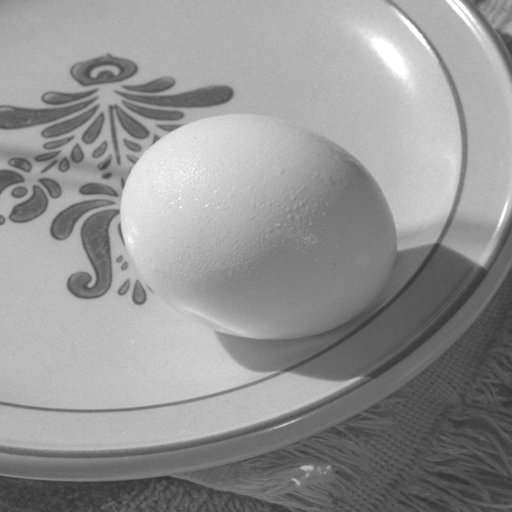
#> input picture gradiente/Imagens/img02.jpg, 512 x 512 px, given in place of outono_LC.png, which was not available
$ python e.py
#> lines starting #> are read from the running program, lines starting #| are printed output that depends on the picture; pictures that were not available may be replaced by others from this repository, and a replacement may not be noted
import cv2
import numpy as np
import matplotlib.pyplot as plt
from skimage import color, exposure

# função para equalizar os canais RGB de uma imagem
def equalize_rgb_image(img):
    r, g, b = cv2.split(img)  # separando os canais da imagem
    r_eq = cv2.equalizeHist(r)  # equaliza o canal R
    g_eq = cv2.equalizeHist(g)  # equaliza o canal G
    b_eq = cv2.equalizeHist(b)  # equaliza o canal B
    return cv2.merge((r_eq, g_eq, b_eq))  # junta os canais equalizados

# função para equalizar o canal Y no espaço YIQ
def equalize_y_channel(yiq_img):
    y, i, q = cv2.split(yiq_img)  # separa os canais da imagem YIQ
    y_eq = exposure.equalize_hist(y)  # equaliza o canal Y
    return cv2.merge((y_eq, i, q))  # junta os canais com Y equalizado

# carregando as imagens
img_outono = cv2.imread('outono_LC.png')
#> img_outono is the input picture: shape (512, 512, 3); min 48, max 255, mean 148.3
img_predios = cv2.imread('predios.jpeg')
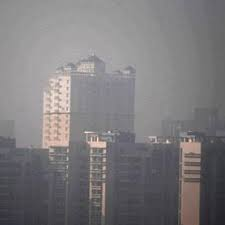
#> input picture pseudocorEqualizacao/letra-e/predios.jpeg, 225 x 225 px
#> img_predios is the input picture: shape (225, 225, 3); mean B, G, R 124.1, 122.2, 124.6

# convertendo as imagens carregadas para o espaço de cores RGB
img_outono_rgb = cv2.cvtColor(img_outono, cv2.COLOR_BGR2RGB)
img_predios_rgb = cv2.cvtColor(img_predios, cv2.COLOR_BGR2RGB)

# equalizando os canais RGB diretamente
equalized_rgb_outono = equalize_rgb_image(img_outono_rgb)
#> in equalize_rgb_image, `r_eq = cv2.equalizeHist(r)`:
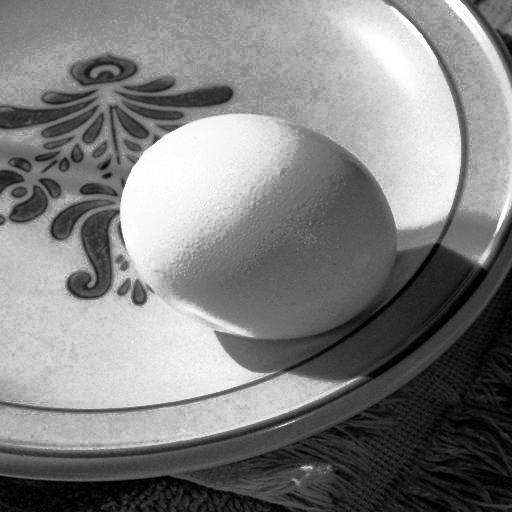
#> r_eq: shape (512, 512); min 0, max 255, mean 128.7
equalized_rgb_predios = equalize_rgb_image(img_predios_rgb)
#> in equalize_rgb_image (call 2), `return cv2.merge((r_eq, g_eq, b_eq))`:
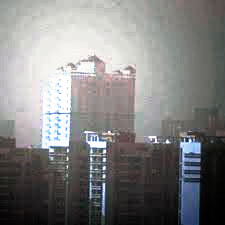
#> returned value: shape (225, 225, 3); mean of channels 0, 1, 2 128.6, 128.7, 128.8; drawn as B, G, R

# convertendo as imagens equalizadas para o espaço YIQ
yiq_outono = color.rgb2yiq(equalized_rgb_outono)
#> yiq_outono: shape (512, 512, 3) float64; mean of channels 0, 1, 2 0.505, -2.64e-17, -5.05e-09
yiq_predios = color.rgb2yiq(equalized_rgb_predios)
#> yiq_predios: shape (225, 225, 3) float64; mean of channels 0, 1, 2 0.505, -0.000322, 6.59e-05

# equalizando apenas o canal Y no espaço YIQ
equalized_yiq_outono = equalize_y_channel(yiq_outono)
#> in equalize_y_channel, `y, i, q = cv2.split(yiq_img)`:
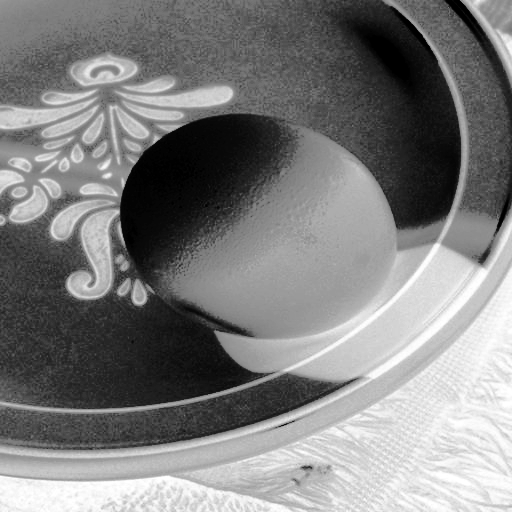
#> q: shape (512, 512) float64; min -1e-08, max 0, mean -5.05e-09; drawn with min black and max white
#> in equalize_y_channel, `return cv2.merge((y_eq, i, q))`: returned value: shape (512, 512, 3) float64; mean of channels 0, 1, 2 0.504, -2.64e-17, -5.05e-09
equalized_yiq_predios = equalize_y_channel(yiq_predios)
#> in equalize_y_channel (call 2), `y, i, q = cv2.split(yiq_img)`:
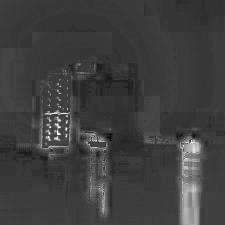
#> i: shape (225, 225) float64; min -0.0791, max 0.238, mean -0.000322; drawn with min black and max white
#> in equalize_y_channel (call 2), `y, i, q = cv2.split(yiq_img)`:
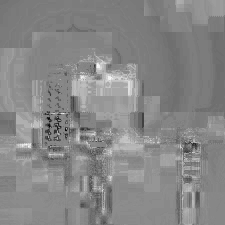
#> q: shape (225, 225) float64; min -0.0677, max 0.0598, mean 6.59e-05; drawn with min black and max white
#> in equalize_y_channel (call 2), `return cv2.merge((y_eq, i, q))`: returned value: shape (225, 225, 3) float64; mean of channels 0, 1, 2 0.502, -0.000322, 6.59e-05

# convertendo as imagens de volta para o espaço RGB
equalized_rgb_outono_final = color.yiq2rgb(equalized_yiq_outono)
#> equalized_rgb_outono_final: shape (512, 512, 3) float64; mean of channels 0, 1, 2 0.504, 0.504, 0.504
equalized_rgb_predios_final = color.yiq2rgb(equalized_yiq_predios)
#> equalized_rgb_predios_final: shape (225, 225, 3) float64; mean of channels 0, 1, 2 0.502, 0.502, 0.503

# mostrando as imagens resultantes
plt.figure(figsize=(12, 6))

plt.subplot(2, 2, 1)
plt.imshow(equalized_rgb_outono)
plt.title("Outono Equalizado (RGB)")

plt.subplot(2, 2, 2)
plt.imshow(equalized_rgb_predios)
plt.title("Predios Equalizado (RGB)")

plt.subplot(2, 2, 3)
plt.imshow(equalized_rgb_outono_final)
plt.title("Outono Equalizado (RGB convertida de YIQ)")

plt.subplot(2, 2, 4)
plt.imshow(equalized_rgb_predios_final)
plt.title("Predios Equalizado (RGB convertida de YIQ)")

plt.tight_layout()
plt.show()
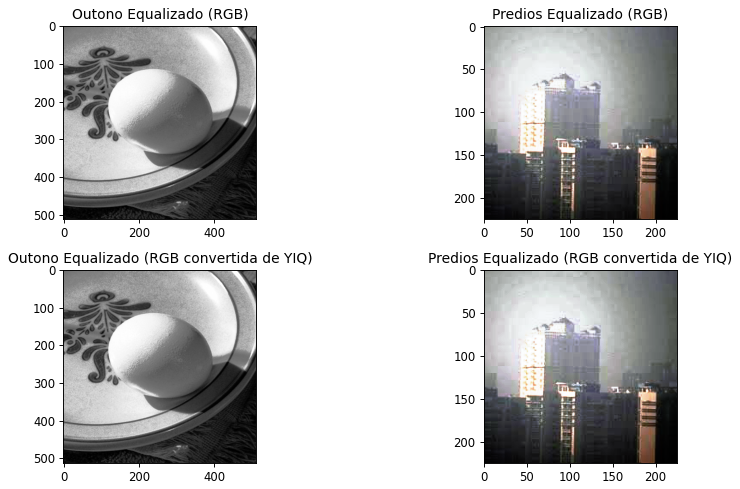
#> figure drawn by matplotlib, 4 panels
